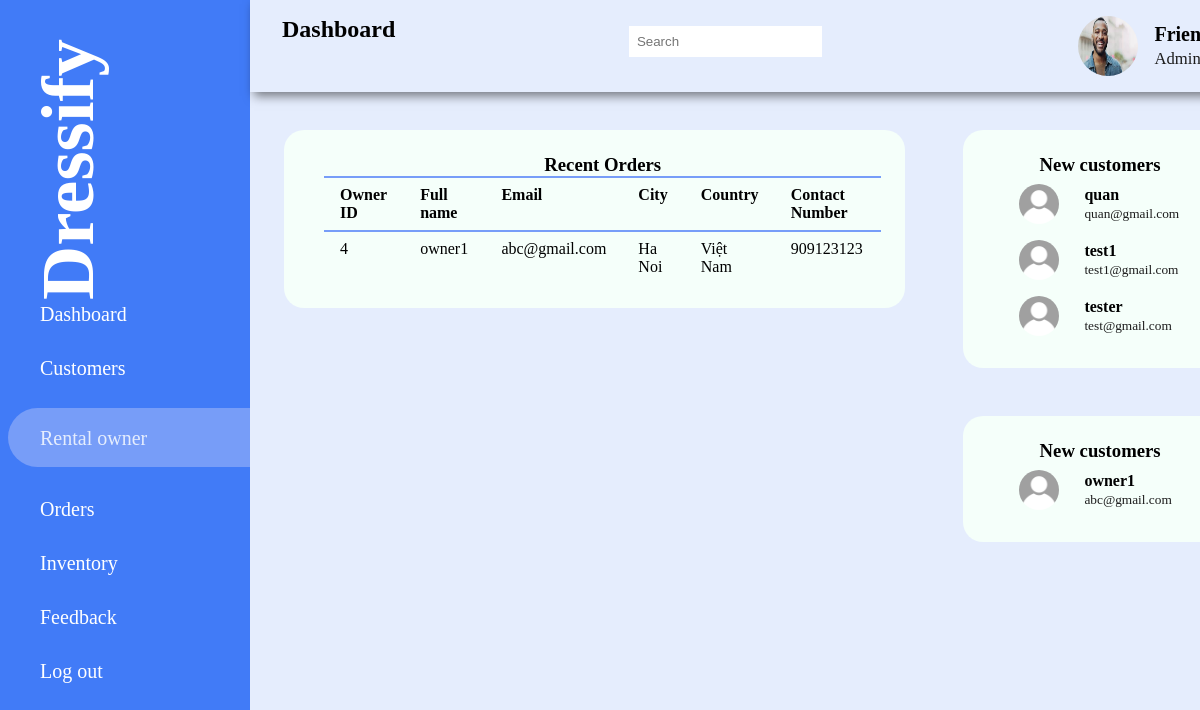
The page /role/admin/AdminOwnerinfo.php (signed in) on the database its author committed.
### tables this page shows
CREATE TABLE `customers` (
  `cus_id` int(255) NOT NULL,
  `username` varchar(255) NOT NULL,
  `email` varchar(255) NOT NULL,
  `password` varchar(255) NOT NULL,
  `fullname` varchar(255) NOT NULL,
  `address` varchar(255) NOT NULL,
  `country` varchar(255) NOT NULL,
  `city` varchar(255) NOT NULL,
  `contact_number` varchar(255) NOT NULL,
  `avatar` varchar(255) NOT NULL,
  `user_type` varchar(255) NOT NULL
);

### role/admin/AdminOwnerinfo.php (the view, shortened to what this page needs)
<?php
    include '../../ConnectDB.php';
?>
<!DOCTYPE html>
<html lang="en">
<head>
    <link rel="stylesheet" href="AdminStyle.css">
    <link rel= "stylesheet" href= "https://maxst.icons8.com/vue-static/landings/line-awesome/line-awesome/1.3.0/css/line-awesome.min.css" >
</head>
<body>
    <div class="sidebar">
        <div class="sidebar-brand">
            <h2><span class=""></span>Dressify</h2>
        </div>
        <div class="sidebar-menu">
            <ul>
                <li>
                    <a href="Admin.php"><span class="la la-chalkboard"></span>
                    <span>Dashboard</span></a>
                </li>
                <li>
                    <a href="AdminCustomerinfo.php"><span class="la la-user-circle"></span>
                    <span>Customers</span></a>
                </li>
                <li>
                    <a href="AdminOwnerinfo.php" class="active"><span class="la la-user-tie"></span>
                    <span>Rental owner</span></a>
                </li>
                <li>
                    <a href="AdminOrder.php"><span class="la la-shipping-fast"></span>
                    <span>Orders</span></a>
                </li>
                <li>
                    <a href="AdminProductlisting.php"><span class="la la-warehouse"></span>
                    <span>Inventory</span></a>
                </li>
                <li>
                    <a href="AdminFeedback.php"><span class="la la-bullhorn"></span>
                    <span>Feedback</span></a>
                </li>
                <li>
                    <a href="../../join.php"><span class="la la-sign-out"></span>
                    <span>Log out</span></a>
                </li>
            </ul>
        </div>
    </div>
    <div class="main-content">
        <header>
            <h2>
                <label for="">
                    <span class="la la-bars"></span>
                </label>
                Dashboard
            </h2>
            <div class="search-wrapper">
                <input type="search" placeholder="Search"/>
            </div>
            <div class="user-wrapper">
                <img src="img/1.jpg">
                <div>
                    <h4>Friends</h4>
                    <small>Admin</small>
                </div>
            </div>
        </header>
        <main>
            <div class="recent-grid">
                <div class="orders">
                    <div class="card">
                        <div class="card-header">
                            <h3>Recent Orders</h3>
                        </div>
                        <div class="card-body">
                        <div class="table-responsive">
                            <table width="100%">
                                <thead>
                                    <tr>
                                        <td>Owner ID</td>
                                        <td>Full name</td>
                                        <td>Email</td>
                                        <td>City</td>
                                        <td>Country</td>
                                        <td>Contact Number</td>
                                    </tr>
                                </thead>
            <?php
                $select_owner = mysqli_query($conn, "SELECT * FROM customers WHERE user_type = 'Rental Owner'") or die('Query failed');
                if (mysqli_num_rows($select_owner) > 0){
                    while($fetch_owner = mysqli_fetch_assoc($select_owner)){
            ?>
                <tbody>
                    <tr>
                        <td><?php echo $fetch_owner['cus_id'] ?></td>
                        <td><?php echo $fetch_owner['fullname'] ?></td>
                        <td><?php echo $fetch_owner['email'] ?></td>
                        <td><?php echo $fetch_owner['city'] ?></td>
                        <td><?php echo $fetch_owner['country'] ?></td>
                        <td><?php echo $fetch_owner['contact_number'] ?></td>
                    </tr>
                </tbody>
            <?php
                    }
                }
            ?>
                            </table>
                        </div>
                    </div>
                </div>
            </div>
            <div class="customers">
                <div class="card">
                    <div class="card-header">
                        <h3>New customers</h3>
                    </div>
                        <div class="card-body">
            <?php
                $select_cus = mysqli_query($conn, "SELECT * FROM customers WHERE user_type = 'Customer' ORDER BY cus_id DESC LIMIT 3") or die('Query failed');
                if (mysqli_num_rows($select_cus) > 0){
                    while($fetch_cus = mysqli_fetch_assoc($select_cus)){
            ?>
                <div class="customer">
                <?php
                    if(empty($fetch_cus['avatar'])) {
                ?>
                <img src="../../img/default_avatar.jpg" width="40px" height="40px" style="border-radius: 50%; display: block; float: left; margin-right: 25px;"  alt="Avatar">
                <?php } else {?>
                <img src = "../../img/ <?php echo $fetch_cus['avatar'];?>" width="40px" height="40px" alt="Avatar">
                <?php
                    }
                ?>
                    <div class="info">
                        <h4><?php echo $fetch_cus['fullname'] ?></h4>
                        <small><?php echo $fetch_cus['email'] ?></small>
                    </div>
                </div>
            <?php
                }
                }
            ?>
                        </div>
                </div>
            </div>
            <div class="owners">
            <div class="card">
                    <div class="card-header">
                        <h3>New customers</h3>
                    </div>
                        <div class="card-body">
            <?php
                $select_cus = mysqli_query($conn, "SELECT * FROM customers WHERE user_type = 'Rental Owner' ORDER BY cus_id DESC LIMIT 3") or die('Query failed');
                if (mysqli_num_rows($select_cus) > 0){
                    while($fetch_cus = mysqli_fetch_assoc($select_cus)){
            ?>
                <div class="customer">
                <?php
                    if(empty($fetch_cus['avatar'])) {
                ?>
                <img src="../../img/default_avatar.jpg" width="40px" height="40px" style="border-radius: 50%; display: block; float: left; margin-right: 25px;"  alt="Avatar">
                <?php } else {?>
                <img src = "../../img/ <?php echo $fetch_cus['avatar'];?>" width="40px" height="40px" alt="Avatar">
                <?php
                    }
                ?>
                    <div class="info">
                        <h4><?php echo $fetch_cus['fullname'] ?></h4>
                        <small><?php echo $fetch_cus['email'] ?></small>
                    </div>
                </div>
            <?php
                }
                }
            ?>
                        </div>
                </div>
        </div>
            </div>
        </main>
    </div>
</body>
</html>

### role/admin/AdminStyle.css (style rules this page uses)
:root { --theme-color:#E5EDFD; --dark-blue:#417BF7; --light-blue:#779DF8; --light-sky:#E5EDFD; --black:#1c1c1c; }
* { padding: 0; margin: 0; box-sizing: border-box; list-style-type: none; text-decoration: none; }
body { background-color: var(--theme-color); }
.sidebar { width: 250px; position: fixed; left: 0; top: 0; height: 100%; background: var(--dark-blue); z-index: 2; }
.sidebar-brand { font-size: 50px; color: #ffffff; height: 300px; writing-mode: vertical-rl; text-orientation: mixed; transform: rotate(180deg); margin-left: 25px; }
.sidebar-menu li { width: 100%; margin-bottom: 1.7rem; padding-left: 0.5rem; }
.sidebar-menu a { padding-left: 1rem; display: block; font-size: 20px; color: #ffffff; }
.sidebar-menu a.active { background: var(--light-blue); padding-top: 1rem; padding-bottom: 1rem; color: var(--light-sky); border-radius: 30px 0px 0px 30px; }
.sidebar-menu a span:first-child { font-size: 1.5rem; padding-right: 1rem; }
.main-content { margin: 0; padding: 0; background-color: var(--theme-color); width: calc(100% - 250px); margin-left: 250px; }
header { display: flex; position: fixed; top: 0; left: 250; width: 87%; justify-content:space-between; padding: 1rem 1.5rem; box-shadow: 4px 4px 10px rgba(0, 0, 0, 0.5); background-color: var(--theme-color); z-index: 5; }
header label span { padding-right: .5rem; }
.search-wrapper { border: 1px solid var(--light-sky); border-radius: 30px; height: 50px; width: 250px; display: flex; align-items: center; }
.search-wrapper input { padding: .5rem; border: none; }
.user-wrapper { margin-right: 50px; display: flex; align-items: center; font-size: 20px; }
.user-wrapper img { width: 60px; height: 60px; border-radius: 50%; margin-right: 1rem; }
.user-wrapper small { display: inline-block; color: var(--black); }
main { margin-top: 50px; padding: 2rem 1.5rem; min-height: calc(100vh - 90); }
.recent-grid { margin-top: 3rem; display: grid; grid-gap: 3rem; grid-template-columns: 70% auto; }
.recent-grid .owners { grid-row-start: 2; grid-column-start: 2; }
.recent-grid .card { margin-left: 10px; padding: 1.5rem; border-radius: 20px; background: mintcream; }
.card-header, .card-body { padding-left: 1rem; }
.card-header { display: flex; justify-content: space-around; }
table { border-collapse: collapse; }
thead tr { border-top: 2px solid var(--light-blue); border-bottom: 2px solid var(--light-blue); }
thead td { font-weight: 700; }
td { padding: .5rem 1rem; }
.table-responsive { width: 100%; }
.customer { display: flex; justify-content: space-between; align-items: center; padding: .5rem 1rem; overflow: hidden; }
.customer .info { display: flex; align-items: center; margin-right: .1rem; display: inline-block; overflow: hidden; width: 75%; }
.info small { color: var(--black); }
td { height: 50px; vertical-align: top; }
table { text-align : left; border: 0px; padding: 3px; border-spacing: 0px; }

### rows shown on the page
customers: cus_id "4", fullname "owner1", email "abc@gmail.com", city "Ha Noi", country "Việt Nam", contact_number "909123123"
customers: fullname "quan", email "quan@gmail.com"
customers: fullname "test1", email "test1@gmail.com"
customers: fullname "tester", email "test@gmail.com"
